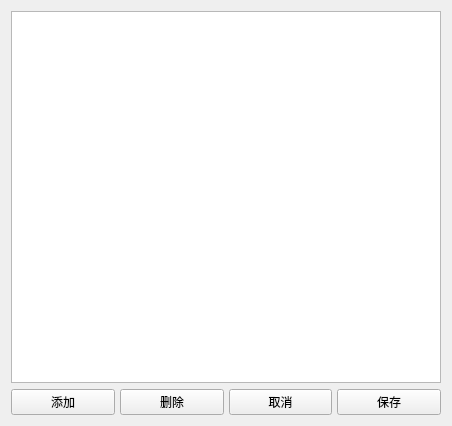
<?xml version="1.0" encoding="UTF-8"?>
<ui version="4.0">
 <class>ManageClazzWidget</class>
 <widget class="QWidget" name="ManageClazzWidget">
  <property name="geometry">
   <rect>
    <x>0</x>
    <y>0</y>
    <width>452</width>
    <height>426</height>
   </rect>
  </property>
  <property name="windowTitle">
   <string>Form</string>
  </property>
  <layout class="QGridLayout" name="gridLayout">
   <property name="horizontalSpacing">
    <number>5</number>
   </property>
   <item row="1" column="0">
    <widget class="QPushButton" name="insertButton">
     <property name="text">
      <string>添加</string>
     </property>
     <property name="class" stdset="0">
      <string>button</string>
     </property>
    </widget>
   </item>
   <item row="1" column="1">
    <widget class="QPushButton" name="removeButton">
     <property name="text">
      <string>删除</string>
     </property>
     <property name="class" stdset="0">
      <string>button</string>
     </property>
    </widget>
   </item>
   <item row="1" column="2">
    <widget class="QPushButton" name="cancelButton">
     <property name="text">
      <string>取消</string>
     </property>
     <property name="class" stdset="0">
      <string>button</string>
     </property>
    </widget>
   </item>
   <item row="1" column="3">
    <widget class="QPushButton" name="saveButton">
     <property name="text">
      <string>保存</string>
     </property>
     <property name="class" stdset="0">
      <string>button</string>
     </property>
    </widget>
   </item>
   <item row="0" column="0" colspan="4">
    <widget class="QTableView" name="tableView">
     <property name="showGrid">
      <bool>false</bool>
     </property>
    </widget>
   </item>
  </layout>
 </widget>
 <resources/>
 <connections/>
</ui>
